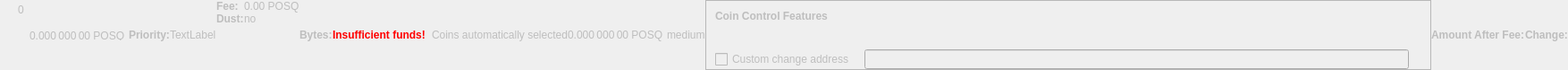
    <widget class="QWidget" name="dummyHideWidget" native="true">
     <property name="enabled">
      <bool>false</bool>
     </property>
     <property name="maximumSize">
      <size>
       <width>100</width>
       <height>22</height>
      </size>
     </property>
     <layout class="QHBoxLayout" name="dummyHideLayout">
      <property name="spacing">
       <number>0</number>
      </property>
      <property name="leftMargin">
       <number>0</number>
      </property>
      <property name="topMargin">
       <number>0</number>
      </property>
      <property name="rightMargin">
       <number>0</number>
      </property>
      <property name="bottomMargin">
       <number>0</number>
      </property>
      <item>
       <layout class="QFormLayout" name="formLayoutCoinControl1">
        <property name="horizontalSpacing">
         <number>10</number>
        </property>
        <property name="verticalSpacing">
         <number>14</number>
        </property>
        <property name="leftMargin">
         <number>10</number>
        </property>
        <property name="topMargin">
         <number>4</number>
        </property>
        <property name="rightMargin">
         <number>6</number>
        </property>
        <item row="0" column="1">
         <widget class="QLabel" name="labelCoinControlBytes">
          <property name="cursor">
           <cursorShape>IBeamCursor</cursorShape>
          </property>
          <property name="contextMenuPolicy">
           <enum>Qt::ActionsContextMenu</enum>
          </property>
          <property name="text">
           <string notr="true">0</string>
          </property>
          <property name="textInteractionFlags">
           <set>Qt::LinksAccessibleByMouse|Qt::TextSelectableByKeyboard|Qt::TextSelectableByMouse</set>
          </property>
         </widget>
        </item>
       </layout>
      </item>
      <item>
       <widget class="QLabel" name="labelCoinControlAfterFee">
        <property name="enabled">
         <bool>false</bool>
        </property>
        <property name="sizePolicy">
         <sizepolicy hsizetype="Fixed" vsizetype="Fixed">
          <horstretch>0</horstretch>
          <verstretch>0</verstretch>
         </sizepolicy>
        </property>
        <property name="minimumSize">
         <size>
          <width>111</width>
          <height>12</height>
         </size>
        </property>
        <property name="maximumSize">
         <size>
          <width>111</width>
          <height>12</height>
         </size>
        </property>
        <property name="cursor">
         <cursorShape>IBeamCursor</cursorShape>
        </property>
        <property name="contextMenuPolicy">
         <enum>Qt::ActionsContextMenu</enum>
        </property>
        <property name="text">
         <string notr="true">0.000 000 00 POSQ</string>
        </property>
        <property name="textInteractionFlags">
         <set>Qt::LinksAccessibleByMouse|Qt::TextSelectableByKeyboard|Qt::TextSelectableByMouse</set>
        </property>
       </widget>
      </item>
      <item>
       <widget class="QLabel" name="labelCoinControlPriorityText">
        <property name="enabled">
         <bool>false</bool>
        </property>
        <property name="font">
         <font>
          <weight>75</weight>
          <bold>true</bold>
         </font>
        </property>
        <property name="text">
         <string>Priority:</string>
        </property>
       </widget>
      </item>
      <item>
       <layout class="QHBoxLayout" name="horizontalLayout">
        <item>
         <widget class="QLabel" name="WarningLabel">
          <property name="text">
           <string>TextLabel</string>
          </property>
         </widget>
        </item>
       </layout>
      </item>
      <item>
       <layout class="QFormLayout" name="formLayoutCoinControl3">
        <property name="horizontalSpacing">
         <number>0</number>
        </property>
        <property name="verticalSpacing">
         <number>0</number>
        </property>
        <property name="leftMargin">
         <number>0</number>
        </property>
        <property name="topMargin">
         <number>0</number>
        </property>
        <property name="rightMargin">
         <number>0</number>
        </property>
        <item row="0" column="0">
         <widget class="QLabel" name="labelCoinControlFeeText">
          <property name="enabled">
           <bool>false</bool>
          </property>
          <property name="font">
           <font>
            <weight>75</weight>
            <bold>true</bold>
           </font>
          </property>
          <property name="text">
           <string>Fee:</string>
          </property>
          <property name="margin">
           <number>0</number>
          </property>
         </widget>
        </item>
        <item row="0" column="1">
         <widget class="QLabel" name="labelCoinControlFee">
          <property name="enabled">
           <bool>false</bool>
          </property>
          <property name="cursor">
           <cursorShape>IBeamCursor</cursorShape>
          </property>
          <property name="contextMenuPolicy">
           <enum>Qt::ActionsContextMenu</enum>
          </property>
          <property name="text">
           <string notr="true">0.00 POSQ</string>
          </property>
          <property name="textInteractionFlags">
           <set>Qt::LinksAccessibleByMouse|Qt::TextSelectableByKeyboard|Qt::TextSelectableByMouse</set>
          </property>
         </widget>
        </item>
        <item row="1" column="0">
         <widget class="QLabel" name="labelCoinControlLowOutputText">
          <property name="enabled">
           <bool>false</bool>
          </property>
          <property name="font">
           <font>
            <weight>75</weight>
            <bold>true</bold>
           </font>
          </property>
          <property name="text">
           <string>Dust:</string>
          </property>
         </widget>
        </item>
        <item row="1" column="1">
         <widget class="QLabel" name="labelCoinControlLowOutput">
          <property name="enabled">
           <bool>false</bool>
          </property>
          <property name="cursor">
           <cursorShape>IBeamCursor</cursorShape>
          </property>
          <property name="contextMenuPolicy">
           <enum>Qt::ActionsContextMenu</enum>
          </property>
          <property name="text">
           <string>no</string>
          </property>
          <property name="textInteractionFlags">
           <set>Qt::LinksAccessibleByMouse|Qt::TextSelectableByKeyboard|Qt::TextSelectableByMouse</set>
          </property>
         </widget>
        </item>
       </layout>
      </item>
      <item>
       <widget class="QLabel" name="labelCoinControlBytesText">
        <property name="enabled">
         <bool>false</bool>
        </property>
        <property name="font">
         <font>
          <weight>75</weight>
          <bold>true</bold>
         </font>
        </property>
        <property name="text">
         <string>Bytes:</string>
        </property>
       </widget>
      </item>
      <item>
       <layout class="QFormLayout" name="formLayoutCoinControl2">
        <property name="horizontalSpacing">
         <number>0</number>
        </property>
        <property name="verticalSpacing">
         <number>0</number>
        </property>
        <property name="leftMargin">
         <number>0</number>
        </property>
        <property name="topMargin">
         <number>0</number>
        </property>
        <property name="rightMargin">
         <number>0</number>
        </property>
       </layout>
      </item>
      <item>
       <layout class="QHBoxLayout" name="horizontalLayoutCoinControl2">
        <property name="spacing">
         <number>0</number>
        </property>
        <property name="bottomMargin">
         <number>0</number>
        </property>
       </layout>
      </item>
      <item>
       <widget class="QLabel" name="labelCoinControlInsuffFunds">
        <property name="enabled">
         <bool>false</bool>
        </property>
        <property name="minimumSize">
         <size>
          <width>0</width>
          <height>0</height>
         </size>
        </property>
        <property name="font">
         <font>
          <weight>75</weight>
          <bold>true</bold>
         </font>
        </property>
        <property name="styleSheet">
         <string notr="true">color:red;font-weight:bold;</string>
        </property>
        <property name="text">
         <string>Insufficient funds!</string>
        </property>
        <property name="margin">
         <number>5</number>
        </property>
       </widget>
      </item>
      <item>
       <layout class="QFormLayout" name="formLayoutCoinControl4">
        <property name="horizontalSpacing">
         <number>0</number>
        </property>
        <property name="verticalSpacing">
         <number>0</number>
        </property>
        <property name="leftMargin">
         <number>0</number>
        </property>
        <property name="topMargin">
         <number>0</number>
        </property>
        <property name="rightMargin">
         <number>0</number>
        </property>
       </layout>
      </item>
      <item>
       <widget class="QLabel" name="labelCoinControlChangeLabel">
        <property name="enabled">
         <bool>false</bool>
        </property>
        <property name="sizePolicy">
         <sizepolicy hsizetype="Preferred" vsizetype="Expanding">
          <horstretch>0</horstretch>
          <verstretch>0</verstretch>
         </sizepolicy>
        </property>
        <property name="minimumSize">
         <size>
          <width>0</width>
          <height>0</height>
         </size>
        </property>
        <property name="text">
         <string/>
        </property>
        <property name="margin">
         <number>3</number>
        </property>
       </widget>
      </item>
      <item>
       <widget class="QLabel" name="labelCoinControlAutomaticallySelected">
        <property name="enabled">
         <bool>false</bool>
        </property>
        <property name="sizePolicy">
         <sizepolicy hsizetype="Fixed" vsizetype="Fixed">
          <horstretch>0</horstretch>
          <verstretch>0</verstretch>
         </sizepolicy>
        </property>
        <property name="minimumSize">
         <size>
          <width>0</width>
          <height>0</height>
         </size>
        </property>
        <property name="maximumSize">
         <size>
          <width>240</width>
          <height>16777215</height>
         </size>
        </property>
        <property name="text">
         <string>Coins automatically selected</string>
        </property>
        <property name="margin">
         <number>5</number>
        </property>
       </widget>
      </item>
      <item>
       <widget class="QLabel" name="labelCoinControlChange">
        <property name="enabled">
         <bool>false</bool>
        </property>
        <property name="sizePolicy">
         <sizepolicy hsizetype="Fixed" vsizetype="Fixed">
          <horstretch>0</horstretch>
          <verstretch>0</verstretch>
         </sizepolicy>
        </property>
        <property name="minimumSize">
         <size>
          <width>111</width>
          <height>0</height>
         </size>
        </property>
        <property name="maximumSize">
         <size>
          <width>111</width>
          <height>16777215</height>
         </size>
        </property>
        <property name="cursor">
         <cursorShape>IBeamCursor</cursorShape>
        </property>
        <property name="contextMenuPolicy">
         <enum>Qt::ActionsContextMenu</enum>
        </property>
        <property name="text">
         <string notr="true">0.000 000 00 POSQ</string>
        </property>
        <property name="textInteractionFlags">
         <set>Qt::LinksAccessibleByMouse|Qt::TextSelectableByKeyboard|Qt::TextSelectableByMouse</set>
        </property>
       </widget>
      </item>
      <item>
       <widget class="QLabel" name="labelCoinControlPriority">
        <property name="enabled">
         <bool>false</bool>
        </property>
        <property name="cursor">
         <cursorShape>IBeamCursor</cursorShape>
        </property>
        <property name="contextMenuPolicy">
         <enum>Qt::ActionsContextMenu</enum>
        </property>
        <property name="text">
         <string>medium</string>
        </property>
        <property name="textInteractionFlags">
         <set>Qt::LinksAccessibleByMouse|Qt::TextSelectableByKeyboard|Qt::TextSelectableByMouse</set>
        </property>
       </widget>
      </item>
      <item>
       <widget class="QFrame" name="frameCoinControl">
        <property name="sizePolicy">
         <sizepolicy hsizetype="Expanding" vsizetype="Expanding">
          <horstretch>0</horstretch>
          <verstretch>0</verstretch>
         </sizepolicy>
        </property>
        <property name="maximumSize">
         <size>
          <width>16777215</width>
          <height>16777215</height>
         </size>
        </property>
        <property name="frameShape">
         <enum>QFrame::StyledPanel</enum>
        </property>
        <property name="frameShadow">
         <enum>QFrame::Sunken</enum>
        </property>
        <layout class="QVBoxLayout" name="verticalLayoutCoinControl2_2">
         <property name="spacing">
          <number>0</number>
         </property>
         <property name="leftMargin">
          <number>0</number>
         </property>
         <property name="topMargin">
          <number>0</number>
         </property>
         <property name="rightMargin">
          <number>0</number>
         </property>
         <property name="bottomMargin">
          <number>0</number>
         </property>
         <item>
          <layout class="QVBoxLayout" name="verticalLayoutCoinControl" stretch="0,0,0,1">
           <property name="spacing">
            <number>0</number>
           </property>
           <property name="leftMargin">
            <number>10</number>
           </property>
           <property name="topMargin">
            <number>10</number>
           </property>
           <item>
            <layout class="QHBoxLayout" name="horizontalLayoutCoinControl1">
             <property name="bottomMargin">
              <number>15</number>
             </property>
             <item>
              <widget class="QLabel" name="labelCoinControlFeatures">
               <property name="enabled">
                <bool>false</bool>
               </property>
               <property name="sizePolicy">
                <sizepolicy hsizetype="Preferred" vsizetype="Maximum">
                 <horstretch>0</horstretch>
                 <verstretch>0</verstretch>
                </sizepolicy>
               </property>
               <property name="font">
                <font>
                 <weight>75</weight>
                 <bold>true</bold>
                </font>
               </property>
               <property name="styleSheet">
                <string notr="true">font-weight:bold;</string>
               </property>
               <property name="text">
                <string>Coin Control Features</string>
               </property>
              </widget>
             </item>
            </layout>
           </item>
           <item>
            <widget class="QWidget" name="widgetCoinControl" native="true">
             <property name="sizePolicy">
              <sizepolicy hsizetype="Preferred" vsizetype="Preferred">
               <horstretch>0</horstretch>
               <verstretch>0</verstretch>
              </sizepolicy>
             </property>
             <property name="minimumSize">
              <size>
               <width>0</width>
               <height>0</height>
              </size>
             </property>
             <property name="styleSheet">
              <string notr="true"/>
             </property>
             <layout class="QHBoxLayout" name="horizontalLayoutCoinControl5_2">
              <property name="leftMargin">
               <number>0</number>
              </property>
              <property name="topMargin">
               <number>0</number>
              </property>
              <property name="rightMargin">
               <number>0</number>
              </property>
              <property name="bottomMargin">
               <number>0</number>
              </property>
              <item>
               <layout class="QHBoxLayout" name="horizontalLayoutCoinControl3">
                <property name="spacing">
                 <number>20</number>
                </property>
                <property name="topMargin">
                 <number>0</number>
                </property>
                <property name="bottomMargin">
                 <number>10</number>
                </property>
               </layout>
              </item>
             </layout>
            </widget>
           </item>
           <item>
            <layout class="QHBoxLayout" name="horizontalLayoutCoinControl4" stretch="0,0,0">
             <property name="spacing">
              <number>12</number>
             </property>
             <property name="sizeConstraint">
              <enum>QLayout::SetDefaultConstraint</enum>
             </property>
             <property name="topMargin">
              <number>5</number>
             </property>
             <property name="rightMargin">
              <number>5</number>
             </property>
             <item>
              <widget class="QCheckBox" name="checkBoxCoinControlChange">
               <property name="enabled">
                <bool>false</bool>
               </property>
               <property name="toolTip">
                <string>If this is activated, but the change address is empty or invalid, change will be sent to a newly generated address.</string>
               </property>
               <property name="text">
                <string>Custom change address</string>
               </property>
              </widget>
             </item>
             <item>
              <widget class="QValidatedLineEdit" name="lineEditCoinControlChange">
               <property name="enabled">
                <bool>false</bool>
               </property>
               <property name="sizePolicy">
                <sizepolicy hsizetype="Expanding" vsizetype="Fixed">
                 <horstretch>0</horstretch>
                 <verstretch>0</verstretch>
                </sizepolicy>
               </property>
              </widget>
             </item>
             <item>
              <widget class="QLabel" name="labelCoinControlChangeLabel_2">
               <property name="sizePolicy">
                <sizepolicy hsizetype="Preferred" vsizetype="Expanding">
                 <horstretch>0</horstretch>
                 <verstretch>0</verstretch>
                </sizepolicy>
               </property>
               <property name="minimumSize">
                <size>
                 <width>0</width>
                 <height>0</height>
                </size>
               </property>
               <property name="text">
                <string/>
               </property>
               <property name="margin">
                <number>3</number>
               </property>
              </widget>
             </item>
            </layout>
           </item>
           <item>
            <spacer name="verticalSpacerCoinControl">
             <property name="orientation">
              <enum>Qt::Vertical</enum>
             </property>
             <property name="sizeHint" stdset="0">
              <size>
               <width>800</width>
               <height>1</height>
              </size>
             </property>
            </spacer>
           </item>
          </layout>
         </item>
        </layout>
       </widget>
      </item>
      <item>
       <widget class="QLabel" name="labelCoinControlAfterFeeText">
        <property name="enabled">
         <bool>false</bool>
        </property>
        <property name="minimumSize">
         <size>
          <width>0</width>
          <height>0</height>
         </size>
        </property>
        <property name="maximumSize">
         <size>
          <width>16777215</width>
          <height>16777215</height>
         </size>
        </property>
        <property name="font">
         <font>
          <weight>75</weight>
          <bold>true</bold>
         </font>
        </property>
        <property name="text">
         <string>Amount After Fee:</string>
        </property>
        <property name="alignment">
         <set>Qt::AlignLeading|Qt::AlignLeft|Qt::AlignVCenter</set>
        </property>
        <property name="margin">
         <number>0</number>
        </property>
       </widget>
      </item>
      <item>
       <widget class="QLabel" name="labelCoinControlChangeText">
        <property name="enabled">
         <bool>false</bool>
        </property>
        <property name="sizePolicy">
         <sizepolicy hsizetype="Preferred" vsizetype="Preferred">
          <horstretch>0</horstretch>
          <verstretch>0</verstretch>
         </sizepolicy>
        </property>
        <property name="minimumSize">
         <size>
          <width>0</width>
          <height>0</height>
         </size>
        </property>
        <property name="maximumSize">
         <size>
          <width>16777215</width>
          <height>16777215</height>
         </size>
        </property>
        <property name="font">
         <font>
          <weight>75</weight>
          <bold>true</bold>
         </font>
        </property>
        <property name="text">
         <string>Change:</string>
        </property>
        <property name="alignment">
         <set>Qt::AlignLeading|Qt::AlignLeft|Qt::AlignVCenter</set>
        </property>
       </widget>
      </item>
     </layout>
    </widget>
